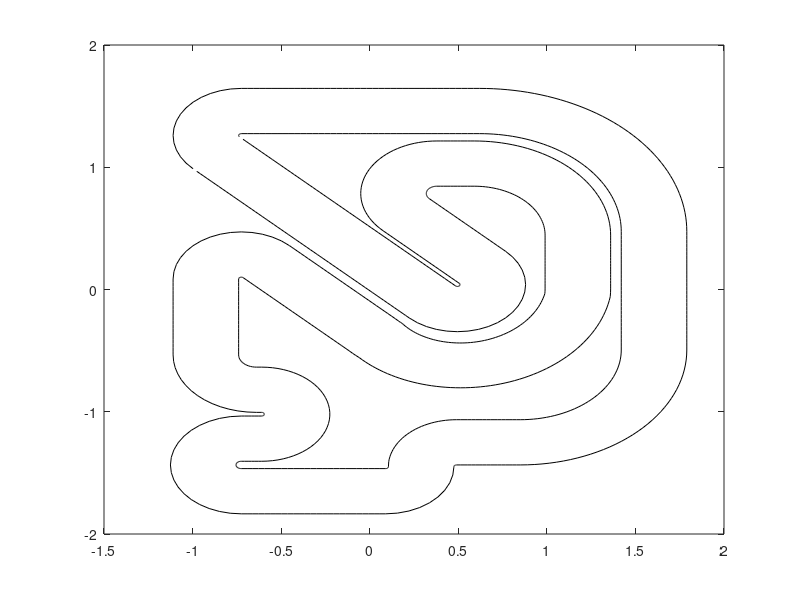

Source code (MATLAB): (Note: this script raises an error after producing the figure.)
clear all
clc
close all

% laps = {'noprogressLap', 'baseLap', 'noiseLap', 'lrLap'}
laps = {'noiseLap', 'lrLap'}

load('track.mat');

% for j=1:length(laps)
%     lap_name = laps{j};
%     lap = 1;
%     t = 0;
%     Ts = 0.03;
%     h = figure
%     filename = strcat(lap_name, '.gif');
%     load(strcat(lap_name, '.mat'));
%     for i=1:length(data.x)
%         plot_car(data.x(:,i)', track, t, lap);
%         %pause(0.01)
%         frame = getframe(h);
%         im = frame2im(frame);
%         [imind, cm] = rgb2ind(im, 256);
%         if t == 0
%             imwrite(imind, cm, filename, 'gif', 'Loopcount', inf, 'DelayTime', 0.03);
%         else
%             imwrite(imind, cm, filename, 'gif', 'WriteMode', 'append', 'DelayTime', 0.0);
%         end
% 
%         t = t + Ts
%     end
% end



close all
hold off
    figure(1);
    plot(track.outer(1,:),track.outer(2,:), 'black')
    hold on
    plot(track.inner(1,:),track.inner(2,:), 'black')
    % plot(track.center(1,:),track.center(2,:),'--r')
plots = [];

clrs = [
    %0.8 0.2 0;  % base
    %0 0.2 1;   % noprogress
    %0.40 0.63 0.55; % noise
    %0.4 0.7 0.8   % lr
]
colororder(clrs);

for j=1:length(laps)
    lap_name = laps{j};
    load(strcat(lap_name, '.mat'));
    plots = [plots plot(data.x(1,:), data.x(2,:), 'LineWidth', 3)];
end

lgd = legend(plots, laps);
lgd.FontSize = 18;

axis([-1.5,1.9,-2,1.9])
set(gca, "XColor", 'none', 'YColor', 'none')
%saveas(gcf, 'laps.jpg')
%set(gcf, 'Position', [0 0 500, 500]);
%print(gcf, 'laps_20.png', '-dpng', '-r300');

for j=1:length(laps)
    lap_name = laps{j}
    load(strcat(lap_name, '.mat'));
    length(data.x) * 0.03
end
